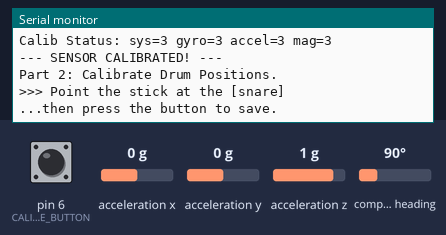
Bench run of a sketch on a simulated Arduino Uno, built with avr-gcc and run on an emulated ATmega328P. Shown: the last lines printed to the serial monitor. The inputs (shaded band) are chosen by the test bench; at power-on: pin 6 (CALIBRATE_BUTTON) HIGH, acceleration x 0 g, acceleration y 0 g, acceleration z 1 g, compass heading 90°.

Above: at 1.2 s.
1.3 s: pin 6 (CALIBRATE_BUTTON) pulled LOW for 0.15 s
At 2.5 s:
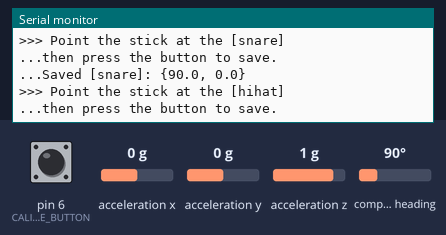
2.9 s: pin 6 (CALIBRATE_BUTTON) pulled LOW for 1 s
At 4.2 s:
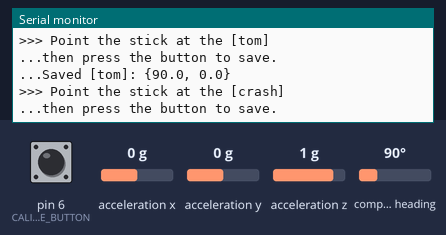
5.4 s: pin 6 (CALIBRATE_BUTTON) pulled LOW for 0.15 s
At 5.7 s:
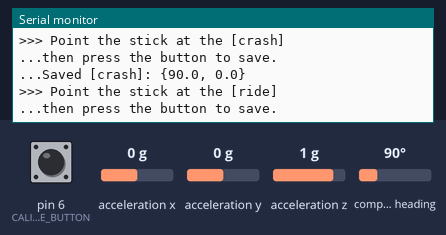
7.0 s: pin 6 (CALIBRATE_BUTTON) pulled LOW for 1 s
At 7.4 s:
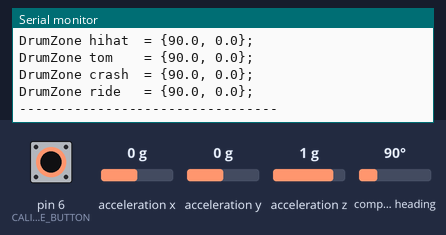

The sketch:

BoombaStick_Calibration.ino
```cpp
#include <Wire.h>
#include <Adafruit_Sensor.h>
#include <Adafruit_BNO055.h>
#include <math.h>

// --- CONFIG ---
#define CALIBRATE_BUTTON 6  // The button to press (pin 6)
#define BNO_ADDR 0x28
// --- END CONFIG ---

Adafruit_BNO055 bno = Adafruit_BNO055(55, BNO_ADDR);

const char* zoneNames[5] = {"snare", "hihat", "tom", "crash", "ride"};
int currentZone = 0;
bool isBnoCalibrated = false;

// Array to store the Yaw/Pitch for all 5 zones
float calibratedValues[5][2]; // [zone][0=yaw, 1=pitch]

// Debounce timer
unsigned long lastPress = 0;
#define DEBOUNCE_DELAY 500 // 0.5 second delay between presses

void setup() {
  Serial.begin(230400);
  pinMode(CALIBRATE_BUTTON, INPUT_PULLUP);
  Wire.setClock(400000);

  if (!bno.begin()) {
    Serial.println("BNO055 not detected! Check wiring.");
    while(1); // Stop
  }
  bno.setExtCrystalUse(true);

  Serial.println("\n--- Drumstick Calibration Tool ---");
  Serial.println("Part 1: Calibrate the BNO055 Sensor.");
  Serial.println("Move the sensor in a figure-8 pattern...");
  Serial.println("Waiting for full system calibration (sys=3)...");
}

void loop() {

  // --- PART 1: SENSOR CALIBRATION ---
  if (!isBnoCalibrated) {
    uint8_t sys, gyro, accel, mag;
    sys = gyro = accel = mag = 0;
    bno.getCalibration(&sys, &gyro, &accel, &mag);

    Serial.print("Calib Status: sys="); Serial.print(sys);
    Serial.print(" gyro="); Serial.print(gyro);
    Serial.print(" accel="); Serial.print(accel);
    Serial.print(" mag="); Serial.println(mag);

    if (sys == 3) {
      Serial.println("\n--- SENSOR CALIBRATED! ---");
      Serial.println("\nPart 2: Calibrate Drum Positions.");
      isBnoCalibrated = true;
      promptNextZone(); // Print the first prompt
    }

    delay(200);
    return;
  }

  // --- PART 2: DRUM POSITION CALIBRATION ---

  if (currentZone >= 5) {

    if (currentZone == 5) { // Only run this once
        Serial.println("\n--- CALIBRATION COMPLETE ---");
        Serial.println("Copy the block below and paste it into your main code:");
        Serial.println("---------------------------------");

        // Loop through all 5 zones and print the stored values
        for (int i = 0; i < 5; i++) {
            Serial.print("DrumZone ");
            Serial.print(zoneNames[i]);

            // Add padding spaces for alignment
            int padding = 6 - strlen(zoneNames[i]);
            for (int p = 0; p < padding; p++) {
              Serial.print(" ");
            }

            Serial.print(" = {");
            Serial.print(calibratedValues[i][0], 1); // Stored Yaw
            Serial.print(", ");
            Serial.print(calibratedValues[i][1], 1); // Stored Pitch
            Serial.println("};");
        }
        Serial.println("---------------------------------");

        currentZone++; // Increment so this message doesn't repeat
    }
    return; // Stop
  }

  // Check for the button press
  if (digitalRead(CALIBRATE_BUTTON) == LOW && (millis() - lastPress > DEBOUNCE_DELAY)) {
    lastPress = millis(); // Reset debounce timer

    sensors_event_t event;
    if (bno.getEvent(&event, Adafruit_BNO055::VECTOR_EULER)) {

      // Store values in the array
      calibratedValues[currentZone][0] = event.orientation.x; // Save Yaw
      calibratedValues[currentZone][1] = event.orientation.y; // Save Pitch

      // Print a simple confirmation for the user
      Serial.print("...Saved [");
      Serial.print(zoneNames[currentZone]);
      Serial.print("]: {");
      Serial.print(calibratedValues[currentZone][0], 1);
      Serial.print(", ");
      Serial.print(calibratedValues[currentZone][1], 1);
      Serial.println("}");

      // Move to the next zone
      currentZone++;
      promptNextZone(); // Print the next prompt

    } else {
      Serial.println("Error reading BNO! Please try again.");
    }
  }
}

/**
 * Prints the prompt for the next zone to calibrate.
 */
void promptNextZone() {
  if (currentZone < 5) {
    Serial.print("\n>>> Point the stick at the [");
    Serial.print(zoneNames[currentZone]);
    Serial.println("]");
    Serial.println("...then press the button to save.");
  }
}
```

Measured:
- after the input at 1.3 s, the serial monitor: prints a new line at once (image 1)
- after the input at 2.9 s, the serial monitor: prints a new line at once (image 2)
- after the input at 5.4 s, the serial monitor: prints a new line at once (image 3)
- after the input at 7.0 s, the serial monitor: prints a new line at once (image 4)
